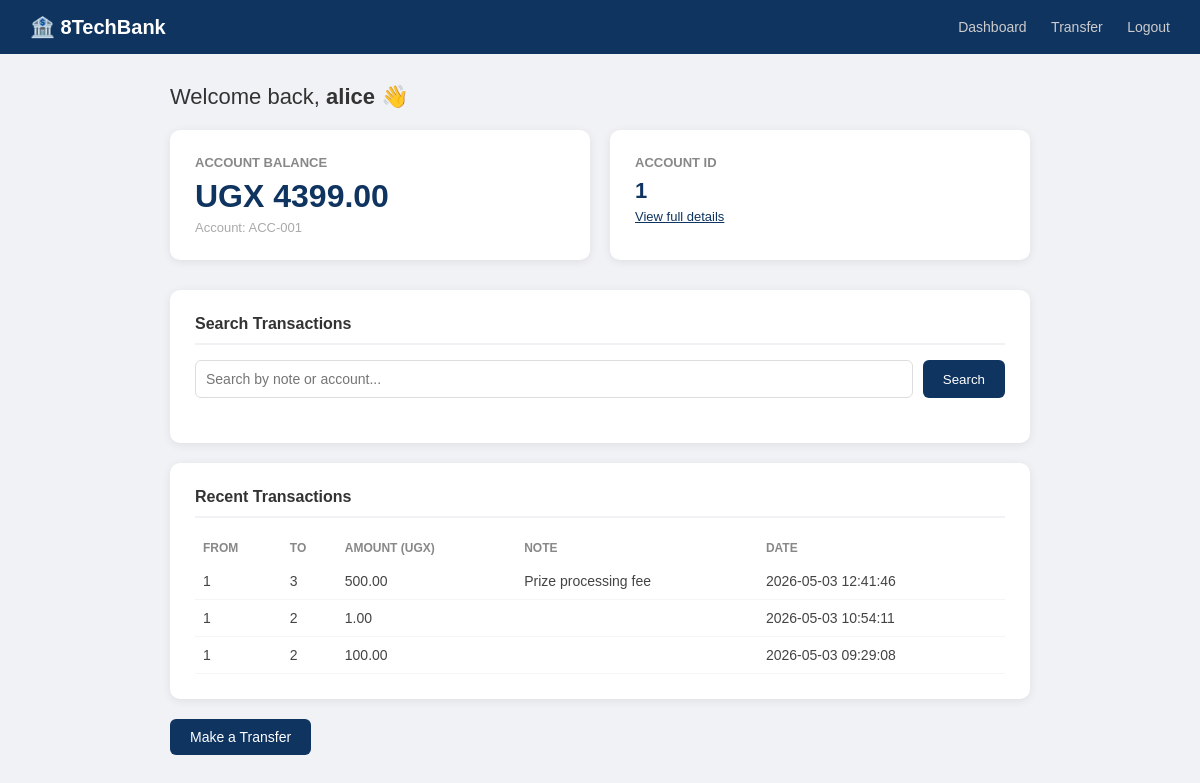
The app's page /dashboard (signed in) with its own data.
### tables this page shows
CREATE TABLE accounts (
            id INTEGER PRIMARY KEY AUTOINCREMENT,
            user_id INTEGER NOT NULL,
            account_number TEXT NOT NULL UNIQUE,
            balance REAL DEFAULT 0.0,
            FOREIGN KEY (user_id) REFERENCES users(id)
        );

CREATE TABLE transactions (
            id INTEGER PRIMARY KEY AUTOINCREMENT,
            from_acct INTEGER,
            to_acct INTEGER,
            amount REAL,
            note TEXT,
            timestamp DATETIME DEFAULT CURRENT_TIMESTAMP
        );

### app.py (the view)
@app.route('/dashboard')
def dashboard():
    if 'user_id' not in session:
        return redirect('/login')
    db = get_db()
    account = db.execute("SELECT * FROM accounts WHERE user_id=?",
                         (session['user_id'],)).fetchone()
    transactions = db.execute(
        "SELECT * FROM transactions WHERE from_acct=? OR to_acct=? ORDER BY timestamp DESC LIMIT 10",
        (account['id'], account['id']) if account else (0, 0)
    ).fetchall()
    return render_template('dashboard.html', account=account, transactions=transactions)

### app.py (called while the page is built)
def get_db():
    db = getattr(g, '_database', None)
    if db is None:
        db = g._database = sqlite3.connect(DATABASE)
        db.row_factory = sqlite3.Row
    return db

@app.teardown_appcontext
def close_connection(exception):
    db = getattr(g, '_database', None)
    if db is not None:
        db.close()

### templates/dashboard.html (shortened to what this page needs)
<!doctype html>
<html lang="en">
  <head>
  </head>
  <body>
    <nav>
      <h1>🏦 8TechBank</h1>
      <div>
        <a href="/dashboard">Dashboard</a>
        <a href="/transfer">Transfer</a>
        <a href="/logout">Logout</a>
      </div>
    </nav>
    <div class="container">
      <p class="welcome">Welcome back, <strong>{{ session['username'] }}</strong> 👋</p>
      <div class="cards">
        <div class="card">
          <h3>Account Balance</h3>
          <div class="amount">UGX {{ "%.2f"|format(account.balance) if account else "0.00" }}</div>
          <div class="sub">Account: {{ account.account_number if account else "N/A" }}</div>
        </div>
        <div class="card">
          <h3>Account ID</h3>
          <div class="amount" style="font-size: 22px">{{ account.id if account else "N/A" }}</div>
          <div class="sub"><a href="/account/{{ account.id if account else 1 }}" style="color: #0f3460">View full details</a></div>
        </div>
      </div>
      <div class="section">
        <h2>Search Transactions</h2>
        <div class="search-bar">
          <input type="text" id="searchInput" placeholder="Search by note or account..." />
          <button onclick="window.location = '/search?q=' + document.getElementById('searchInput').value">Search</button>
        </div>
      </div>
      <div class="section">
        <h2>Recent Transactions</h2>
        {% if transactions %}
        <table>
          <tr>
            <th>From</th>
            <th>To</th>
            <th>Amount (UGX)</th>
            <th>Note</th>
            <th>Date</th>
          </tr>
          {% for tx in transactions %}
          <tr>
            <td>{{ tx.from_acct }}</td>
            <td>{{ tx.to_acct }}</td>
            <td>{{ "%.2f"|format(tx.amount) }}</td>
            <td>{{ tx.note | safe }}</td>
            <td>{{ tx.timestamp }}</td>
          </tr>
          {% endfor %}
        </table>
        {% else %}
        <p class="empty">No transactions yet.</p>
        {% endif %}
      </div>
      <a href="/transfer" class="btn">Make a Transfer</a>
    </div>
  </body>
</html>

### templates/dashboard.html (style rules this page uses)
* { margin: 0; padding: 0; box-sizing: border-box; }
body { font-family: Arial, sans-serif; background: #f0f2f5; }
nav { background: #0f3460; padding: 15px 30px; display: flex; justify-content: space-between; align-items: center; }
nav h1 { color: white; font-size: 20px; }
nav div a { color: #ccc; text-decoration: none; margin-left: 20px; font-size: 14px; }
.container { max-width: 900px; margin: 30px auto; padding: 0 20px; }
.welcome { font-size: 22px; color: #333; margin-bottom: 20px; }
.cards { display: flex; gap: 20px; margin-bottom: 30px; }
.card { background: white; padding: 25px; border-radius: 10px; flex: 1; box-shadow: 0 2px 10px rgba(0, 0, 0, 0.08); }
.card h3 { color: #888; font-size: 13px; margin-bottom: 8px; text-transform: uppercase; }
.card .amount { font-size: 32px; color: #0f3460; font-weight: bold; }
.card .sub { font-size: 13px; color: #aaa; margin-top: 5px; }
.section { background: white; border-radius: 10px; padding: 25px; box-shadow: 0 2px 10px rgba(0, 0, 0, 0.08); margin-bottom: 20px; }
.section h2 { font-size: 16px; color: #333; margin-bottom: 15px; border-bottom: 2px solid #f0f2f5; padding-bottom: 10px; }
table { width: 100%; border-collapse: collapse; font-size: 14px; }
th { text-align: left; color: #888; padding: 8px; font-size: 12px; text-transform: uppercase; }
td { padding: 10px 8px; border-bottom: 1px solid #f5f5f5; color: #444; }
.btn { display: inline-block; padding: 10px 20px; background: #0f3460; color: white; border-radius: 6px; text-decoration: none; font-size: 14px; }
.search-bar { display: flex; gap: 10px; margin-bottom: 20px; }
.search-bar input { flex: 1; padding: 10px; border: 1px solid #ddd; border-radius: 6px; font-size: 14px; }
.search-bar button { padding: 10px 20px; background: #0f3460; color: white; border: none; border-radius: 6px; cursor: pointer; }

### records on screen
accounts: balance "4399.00", account_number "ACC-001", id "1"
transactions: from_acct "1", to_acct "3", amount "500.00", note "Prize processing fee", timestamp "2026-05-03 12:41:46"
transactions: from_acct "1", to_acct "2", amount "1.00", timestamp "2026-05-03 10:54:11"
transactions: from_acct "1", to_acct "2", amount "100.00", timestamp "2026-05-03 09:29:08"

### other values on screen
{{ session['username'] }} "alice"
